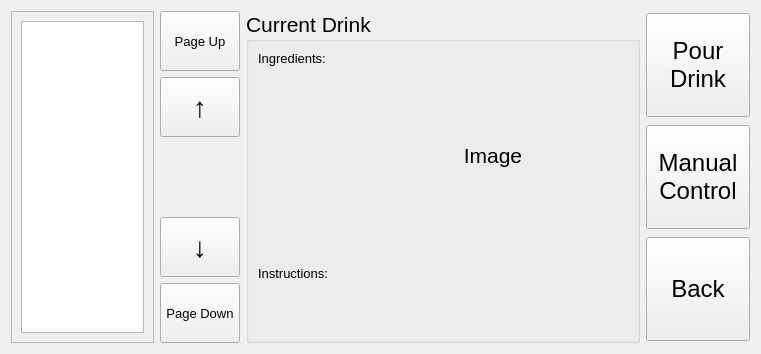
<?xml version="1.0" encoding="UTF-8"?>
<ui version="4.0">
 <class>DrinkList</class>
 <widget class="QWidget" name="DrinkList">
  <property name="geometry">
   <rect>
    <x>0</x>
    <y>0</y>
    <width>761</width>
    <height>345</height>
   </rect>
  </property>
  <property name="windowTitle">
   <string>Drink List</string>
  </property>
  <layout class="QHBoxLayout" name="horizontalLayout">
   <item>
    <widget class="QScrollArea" name="scrollArea">
     <property name="widgetResizable">
      <bool>true</bool>
     </property>
     <widget class="QWidget" name="scrollAreaWidgetContents">
      <property name="geometry">
       <rect>
        <x>0</x>
        <y>0</y>
        <width>148</width>
        <height>325</height>
       </rect>
      </property>
      <layout class="QVBoxLayout" name="verticalLayout_2">
       <item>
        <widget class="QListWidget" name="drink_menu"/>
       </item>
      </layout>
     </widget>
    </widget>
   </item>
   <item>
    <layout class="QVBoxLayout" name="verticalLayout">
     <item>
      <widget class="QPushButton" name="btn_pgup">
       <property name="minimumSize">
        <size>
         <width>0</width>
         <height>60</height>
        </size>
       </property>
       <property name="font">
        <font>
         <pointsize>10</pointsize>
        </font>
       </property>
       <property name="text">
        <string>Page Up</string>
       </property>
      </widget>
     </item>
     <item>
      <widget class="QPushButton" name="btn_up">
       <property name="minimumSize">
        <size>
         <width>0</width>
         <height>60</height>
        </size>
       </property>
       <property name="font">
        <font>
         <pointsize>21</pointsize>
        </font>
       </property>
       <property name="text">
        <string>↑</string>
       </property>
      </widget>
     </item>
     <item>
      <spacer name="verticalSpacer">
       <property name="orientation">
        <enum>Qt::Vertical</enum>
       </property>
       <property name="sizeHint" stdset="0">
        <size>
         <width>20</width>
         <height>40</height>
        </size>
       </property>
      </spacer>
     </item>
     <item>
      <widget class="QPushButton" name="btn_down">
       <property name="minimumSize">
        <size>
         <width>0</width>
         <height>60</height>
        </size>
       </property>
       <property name="font">
        <font>
         <pointsize>21</pointsize>
        </font>
       </property>
       <property name="text">
        <string>↓</string>
       </property>
      </widget>
     </item>
     <item>
      <widget class="QPushButton" name="btn_pgdown">
       <property name="minimumSize">
        <size>
         <width>0</width>
         <height>60</height>
        </size>
       </property>
       <property name="font">
        <font>
         <pointsize>10</pointsize>
        </font>
       </property>
       <property name="text">
        <string>Page Down</string>
       </property>
      </widget>
     </item>
    </layout>
   </item>
   <item>
    <widget class="QGroupBox" name="box_drinklbl">
     <property name="font">
      <font>
       <pointsize>16</pointsize>
      </font>
     </property>
     <property name="title">
      <string>Current Drink</string>
     </property>
     <layout class="QVBoxLayout" name="verticalLayout_4">
      <item>
       <layout class="QHBoxLayout" name="horizontalLayout_3">
        <item>
         <widget class="QLabel" name="lbl_ingredients">
          <property name="sizePolicy">
           <sizepolicy hsizetype="Preferred" vsizetype="MinimumExpanding">
            <horstretch>0</horstretch>
            <verstretch>0</verstretch>
           </sizepolicy>
          </property>
          <property name="minimumSize">
           <size>
            <width>94</width>
            <height>0</height>
           </size>
          </property>
          <property name="font">
           <font>
            <pointsize>10</pointsize>
           </font>
          </property>
          <property name="text">
           <string>Ingredients:</string>
          </property>
          <property name="alignment">
           <set>Qt::AlignLeading|Qt::AlignLeft|Qt::AlignTop</set>
          </property>
         </widget>
        </item>
        <item>
         <widget class="QLabel" name="lbl_image">
          <property name="minimumSize">
           <size>
            <width>270</width>
            <height>209</height>
           </size>
          </property>
          <property name="text">
           <string>Image</string>
          </property>
          <property name="scaledContents">
           <bool>true</bool>
          </property>
          <property name="alignment">
           <set>Qt::AlignCenter</set>
          </property>
         </widget>
        </item>
       </layout>
      </item>
      <item>
       <widget class="QLabel" name="lbl_instructions">
        <property name="minimumSize">
         <size>
          <width>0</width>
          <height>65</height>
         </size>
        </property>
        <property name="maximumSize">
         <size>
          <width>377</width>
          <height>16777215</height>
         </size>
        </property>
        <property name="font">
         <font>
          <pointsize>10</pointsize>
         </font>
        </property>
        <property name="text">
         <string>Instructions:</string>
        </property>
        <property name="alignment">
         <set>Qt::AlignLeading|Qt::AlignLeft|Qt::AlignTop</set>
        </property>
        <property name="wordWrap">
         <bool>true</bool>
        </property>
       </widget>
      </item>
     </layout>
    </widget>
   </item>
   <item>
    <layout class="QVBoxLayout" name="verticalLayout_3">
     <item>
      <widget class="QPushButton" name="btn_pour">
       <property name="minimumSize">
        <size>
         <width>104</width>
         <height>104</height>
        </size>
       </property>
       <property name="font">
        <font>
         <pointsize>18</pointsize>
        </font>
       </property>
       <property name="text">
        <string>Pour
Drink</string>
       </property>
      </widget>
     </item>
     <item>
      <widget class="QPushButton" name="btn_manual">
       <property name="minimumSize">
        <size>
         <width>104</width>
         <height>104</height>
        </size>
       </property>
       <property name="font">
        <font>
         <pointsize>18</pointsize>
        </font>
       </property>
       <property name="text">
        <string>Manual
Control</string>
       </property>
      </widget>
     </item>
     <item>
      <widget class="QPushButton" name="btn_back">
       <property name="minimumSize">
        <size>
         <width>104</width>
         <height>104</height>
        </size>
       </property>
       <property name="font">
        <font>
         <pointsize>18</pointsize>
        </font>
       </property>
       <property name="text">
        <string>Back</string>
       </property>
      </widget>
     </item>
    </layout>
   </item>
  </layout>
 </widget>
 <resources/>
 <connections/>
</ui>
